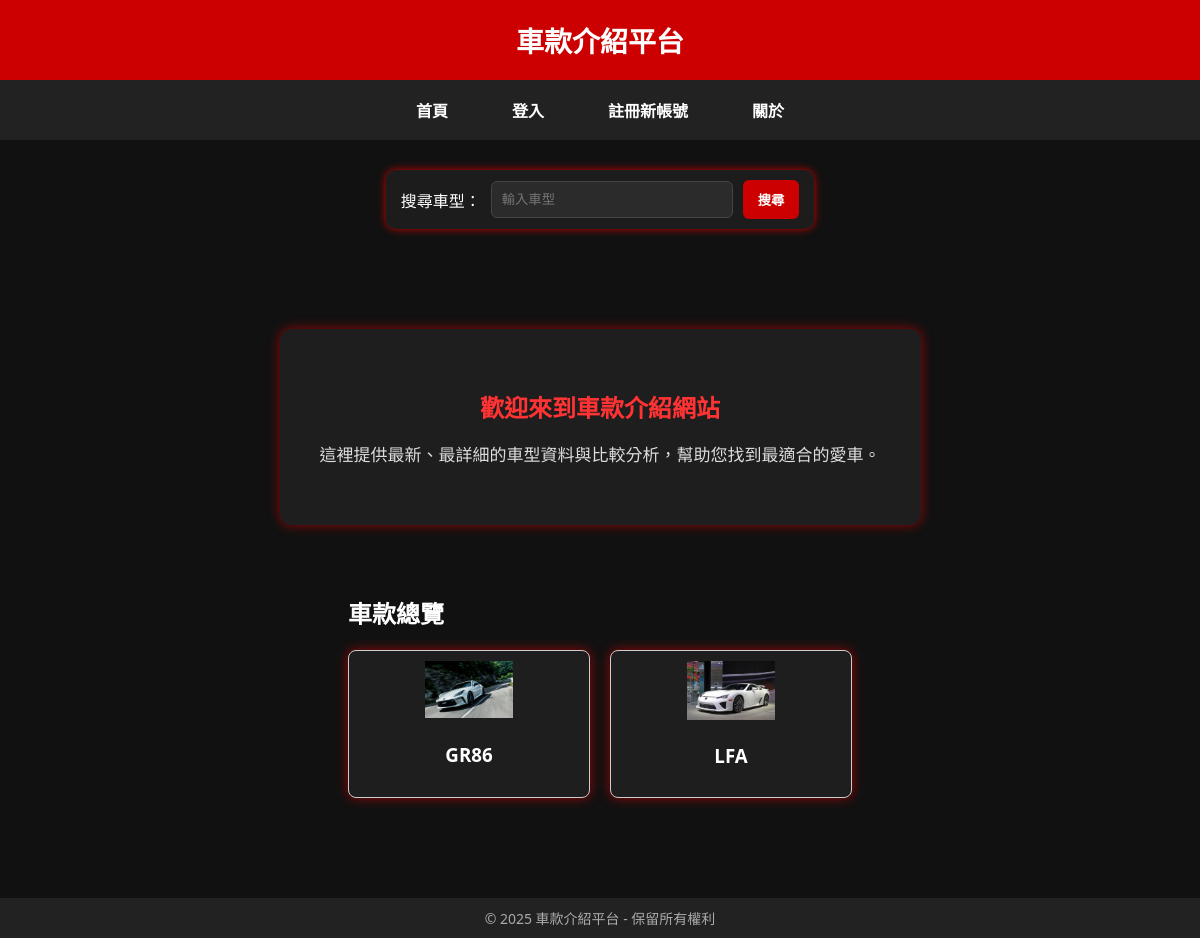
The page / on the database its author committed.
### tables this page shows
CREATE TABLE `cars` (
  `id` int(11) NOT NULL,
  `name` varchar(20) NOT NULL,
  `cc` varchar(20) NOT NULL,
  `hp` varchar(20) NOT NULL,
  `wd` varchar(20) NOT NULL,
  `people` varchar(20) NOT NULL,
  `text` varchar(20) NOT NULL,
  `img` text NOT NULL
);

### index.php (the view, shortened to what this page needs)
<!DOCTYPE html>
<html lang="zh-Hant">
<head>
    <link rel="stylesheet" href="style.css">
</head>
<body>
    <header>
        <h1>車款介紹平台</h1>
    </header>
    <nav>
        <a href="index.php">首頁</a>
        <a href="login.php">登入</a>
        <a href="adduser.php">註冊新帳號</a>
        <a href="about.php">關於</a>
    </nav>
    <div class="search-box">
        <form method="get" action="index.php">
            <label for="search">搜尋車型：</label>
            <input type="text" id="search" name="keyword" placeholder="輸入車型"
                value="<?php echo isset($_GET['keyword']) ? $_GET['keyword'] : ''; ?>">
            <button type="submit">搜尋</button>
        </form>
    </div>
    <main>
        <div class="welcome-card">
            <h2>歡迎來到車款介紹網站</h2>
            <p>這裡提供最新、最詳細的車型資料與比較分析，幫助您找到最適合的愛車。</p>
        </div>
<div class="car-list"><?php
include ("db.php");
?>
    <h2>車款總覽</h2>
    <div class="car-items">
        <?php
        $sql="SELECT * FROM `cars` WHERE 1";
        $res=mysqli_query($link,$sql);
        while($row=mysqli_fetch_assoc($res)){
            echo "<div class='car-item'>";
            echo "<img src='img/".$row["img"]."' alt='".$row["name"]."' style='width:40%;'>";
            echo "<h3>".$row["name"]."<h3>";
            echo "</div>";
        }
        ?>
    </div>
</div>
    </main>
    <footer>
        &copy; 2025 車款介紹平台 - 保留所有權利
    </footer>
</body>
</html>

### style.css (style rules this page uses)
body { margin: 0; font-family: 'Segoe UI', Tahoma, Geneva, Verdana, sans-serif; background-color: #111; color: #fff; }
header { background-color: #c00; padding: 20px; text-align: center; }
header h1 { margin: 0; color: white; font-size: 28px; }
nav { background-color: #222; padding: 12px 0; display: flex; justify-content: center; gap: 40px; }
nav a { color: #fff; text-decoration: none; font-weight: bold; font-size: 16px; padding: 6px 12px; }
main { padding: 40px 20px; display: flex; justify-content: center; align-items: center; flex-direction: column; }
footer { background-color: #222; color: #aaa; text-align: center; padding: 10px; margin-top: 40px; font-size: 14px; }
.search-box { text-align: center; margin: 30px 0; }
.search-box form { display: inline-flex; align-items: center; gap: 10px; background-color: #1c1c1c; padding: 10px 15px; border-radius: 10px; box-shadow: 0 0 8px #c00; }
.search-box input[type="text"] { padding: 10px; width: 220px; border: 1px solid #444; border-radius: 6px; background-color: #2b2b2b; color: #fff; }
.search-box button { padding: 10px 15px; background-color: #c00; color: white; border: none; border-radius: 6px; font-weight: bold; cursor: pointer; }
.welcome-card { background-color: #1e1e1e; margin: 30px auto; padding: 40px; max-width: 700px; border-radius: 12px; box-shadow: 0 0 12px rgba(204, 0, 0, 0.7); text-align: center; }
.welcome-card h2 { color: #f33; margin-bottom: 15px; }
.welcome-card p { color: #ddd; font-size: 17px; line-height: 1.6; }
.car-list { padding: 20px; }
.car-items { display: flex; flex-wrap: wrap; gap: 20px; }
.car-item { border: 1px solid #ccc; padding: 10px; width: 220px; text-align: center; border-radius: 8px; box-shadow: 0 0 12px rgba(204, 0, 0, 0.7); background-color: #1e1e1e; }

### rows shown on the page
cars: img (picture), name "GR86"
cars: img (picture), name "LFA"
